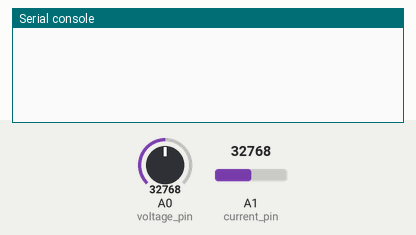
A program run on a simulated CircuitPython board. Parts: the last lines printed to the serial console. The test bench sets the inputs (shaded band); at power-on: A0 (voltage_pin) = 32768, A1 (current_pin) = 32768 (analog values on the 0–65535 scale).

Above: at 1.2 s.
1.3 s: A0 (voltage_pin) set to 45874
At 3.0 s:
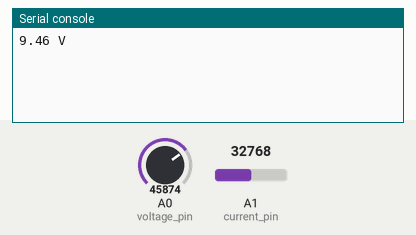
4.3 s: A0 (voltage_pin) set to 57670
At 4.8 s:
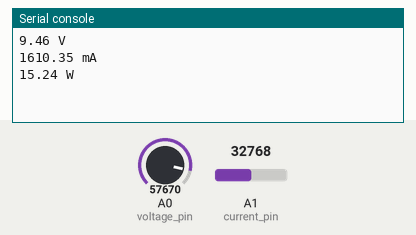
5.8 s: A1 (current_pin) set to 45874
At 7.0 s:
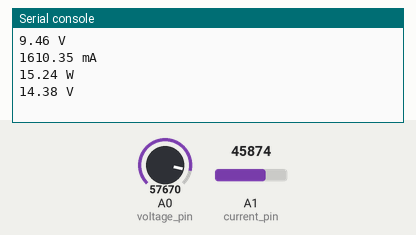
7.3 s: A1 (current_pin) set to 57670
At 9.0 s:
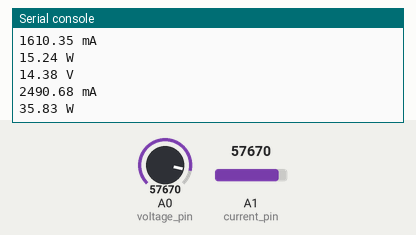

The program:

max471_test.py
```python
import board
import busio
import digitalio
import time
import MAX471

meter = MAX471.MAX471(voltage_pin = board.A0, current_pin = board.A1)
#voltage = analogio.AnalogIn(board.A0)
while True:
    voltage = meter.Voltage()
    print (("{} V").format(voltage))
    current = meter.Current()
    print (("{} mA").format(current))
    power = meter.Power()
    print(("{} W").format(power))
    time.sleep (0.1)
```

MAX471.py
```python
import board
import analogio
import digitalio
import time

class MAX471:

    def __init__ (
        self, voltage_pin: pin, current_pin: pin
        ) -> None:
        self.voltage = analogio.AnalogIn(voltage_pin)
        self.current = analogio.AnalogIn(current_pin)

    def Voltage(self):
        """ Voltage measure  (calibrated) """
        n_result = 0
        for i in range(20):
            n_result += self.voltage.value
            #print(n_result)
            time.sleep(0.1)
        result =(((n_result * 0.825) / 65535) * 1.0213) - 0.141
        display = ("{:.2f}").format(result)
        self.v_result = result
        return display

    def Current(self):
        """ Currrent measure (calibrated)"""
        n_result = 0
        for i in range(20):
            n_result += self.current.value
            #print(n_result)
            time.sleep(0.1)
        result = (((n_result * 150) / 65535) * 1.0789) - 8.0218
        display = ("{:.2f}").format(result)
        self.c_result = result
        return display

    def Power(self):
        """Power = Current * Voltage"""
        result = self.c_result/1000 * self.v_result
        display = ("{:.2f}").format(result)
        return display
"""
max471 = max471(voltage_pin = board.A0, current_pin = board.A1)


while True:
    C = max471.Current()
    V = max471.Voltage()
    P = max471.Power()
"""

    
```

Measured:
- after the input at 1.3 s, the serial console: prints a new line after 0.70 s (image 1)
- after the input at 7.3 s, the serial console: prints a new line after 0.81 s (image 4)
